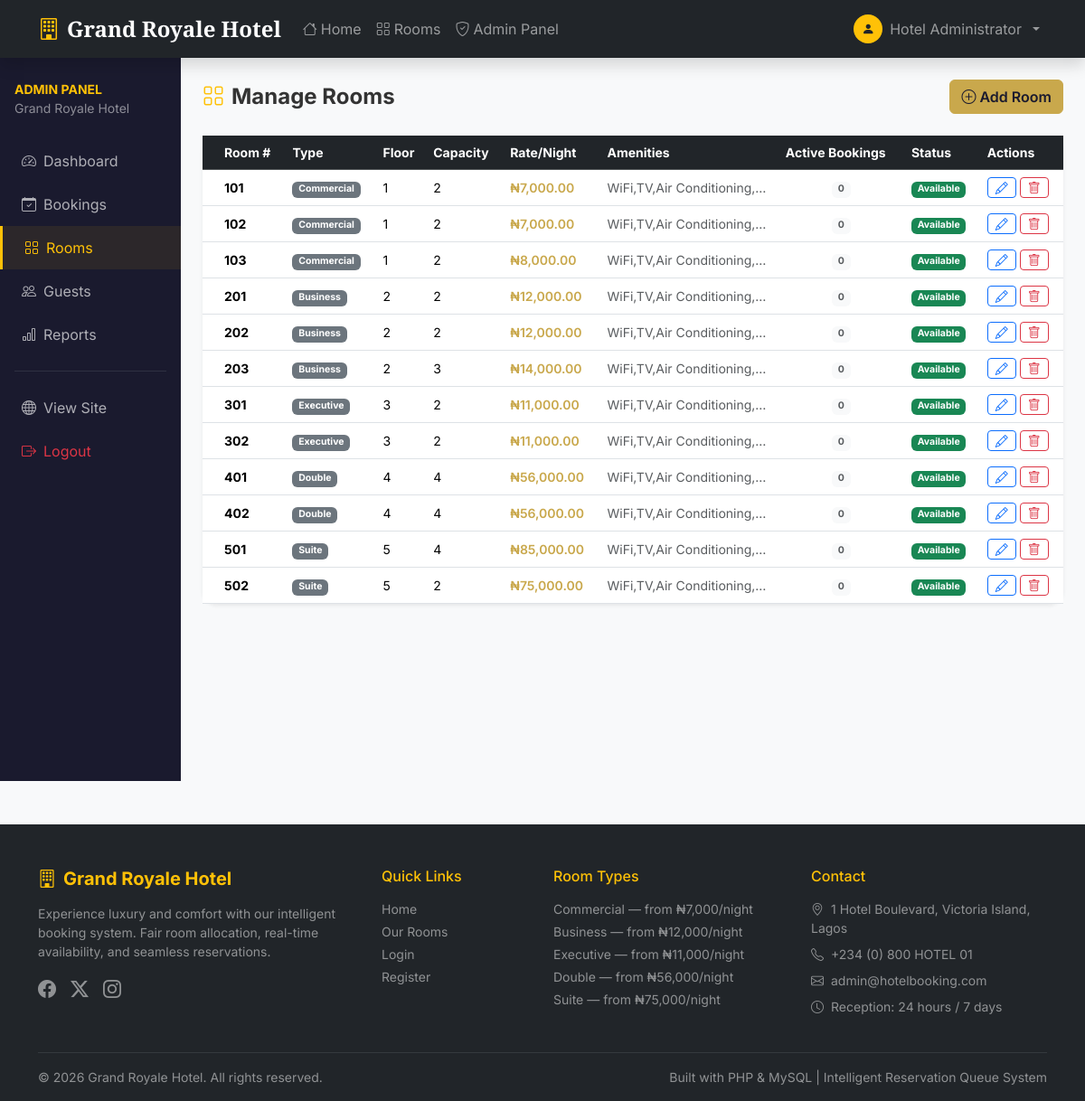
/admin/rooms.php (signed in), run on the app's committed database.
### tables this page shows
CREATE TABLE IF NOT EXISTS rooms (
    id INT AUTO_INCREMENT PRIMARY KEY,
    room_number VARCHAR(10) NOT NULL UNIQUE,
    room_type ENUM('Commercial','Business','Executive','Double','Suite') NOT NULL,
    floor INT DEFAULT 1,
    capacity INT DEFAULT 2,
    rate DECIMAL(10,2) NOT NULL,
    description TEXT,
    amenities TEXT,
    status ENUM('available','occupied','reserved','maintenance') DEFAULT 'available',
    image VARCHAR(255) DEFAULT 'default-room.jpg',
    created_at TIMESTAMP DEFAULT CURRENT_TIMESTAMP,
    updated_at TIMESTAMP DEFAULT CURRENT_TIMESTAMP ON UPDATE CURRENT_TIMESTAMP
);

### includes/config.php (called while the page is built, shortened)
<?php
function formatCurrency(float $amount): string {
    return '₦' . number_format($amount, 2);
}

### admin/rooms.php (the view, shortened to what this page needs)
<?php
require_once '../includes/config.php';
require_once '../includes/functions.php';
$rooms = $conn->query(
    'SELECT r.*, (SELECT COUNT(*) FROM bookings b WHERE b.room_id=r.id AND b.status NOT IN ("cancelled","checked_out")) as active_bookings
     FROM rooms r ORDER BY r.room_type, r.room_number'
)->fetch_all(MYSQLI_ASSOC);
include '../includes/header.php';
?>
<div class="container-fluid px-0">
  <div class="row g-0">
    <?php include 'partials/sidebar.php'; ?>
    <div class="col-lg-10 py-4 px-4">
      <div class="d-flex justify-content-between align-items-center mb-4">
        <h4 class="fw-bold mb-0"><i class="bi bi-grid me-2 text-warning"></i>Manage Rooms</h4>
        <button class="btn btn-book fw-semibold" data-bs-toggle="modal" data-bs-target="#roomModal">
          <i class="bi bi-plus-circle me-1"></i>Add Room
        </button>
      </div>
      <div class="card border-0 shadow-sm rounded-4">
        <div class="card-body p-0">
          <div class="table-responsive">
            <table class="table table-hover mb-0 align-middle small">
              <thead class="table-dark">
                <tr>
                  <th class="ps-4">Room #</th>
                  <th>Type</th>
                  <th>Floor</th>
                  <th>Capacity</th>
                  <th>Rate/Night</th>
                  <th>Amenities</th>
                  <th>Active Bookings</th>
                  <th>Status</th>
                  <th>Actions</th>
                </tr>
              </thead>
              <tbody>
                <?php foreach ($rooms as $r): ?>
                <tr>
                  <td class="ps-4 fw-bold"><?= $r['room_number'] ?></td>
                  <td><span class="badge bg-secondary"><?= $r['room_type'] ?></span></td>
                  <td><?= $r['floor'] ?></td>
                  <td><?= $r['capacity'] ?></td>
                  <td class="text-gold fw-semibold"><?= formatCurrency($r['rate']) ?></td>
                  <td class="text-muted" style="max-width:180px;overflow:hidden;white-space:nowrap;text-overflow:ellipsis"><?= $r['amenities'] ?></td>
                  <td class="text-center">
                    <span class="badge bg-<?= $r['active_bookings'] > 0 ? 'warning text-dark' : 'light text-muted' ?>">
                      <?= $r['active_bookings'] ?>
                    </span>
                  </td>
                  <td><?= getStatusBadge($r['status']) ?></td>
                  <td>
                    <div class="d-flex gap-1">
                      <button class="btn btn-sm btn-outline-primary py-0 px-2"
                              onclick="editRoom(<?= htmlspecialchars(json_encode($r), ENT_QUOTES) ?>)"
                              data-bs-toggle="modal" data-bs-target="#roomModal">
                        <i class="bi bi-pencil"></i>
                      </button>
                      <?php if ($r['active_bookings'] == 0): ?>
                      <a href="?action=delete&id=<?= $r['id'] ?>" class="btn btn-sm btn-outline-danger py-0 px-2"
                         data-confirm="Delete room <?= $r['room_number'] ?>? This cannot be undone.">
                        <i class="bi bi-trash"></i>
                      </a>
                      <?php endif; ?>
                    </div>
                  </td>
                </tr>
                <?php endforeach; ?>
              </tbody>
            </table>
          </div>
        </div>
      </div>
    </div>
  </div>
</div>
<?php include '../includes/footer.php'; ?>

### includes/functions.php (shortened to what this page needs)
<?php
require_once __DIR__ . '/config.php';
function getStatusBadge(string $status): string {
    $map = [
        'pending'     => 'warning',
        'confirmed'   => 'success',
        'checked_in'  => 'primary',
        'checked_out' => 'secondary',
        'cancelled'   => 'danger',
        'available'   => 'success',
        'occupied'    => 'danger',
        'reserved'    => 'warning',
        'maintenance' => 'secondary',
        'paid'        => 'success',
        'unpaid'      => 'danger',
        'refunded'    => 'info',
    ];
    $class = $map[$status] ?? 'secondary';
    return "<span class=\"badge bg-{$class}\">" . ucfirst(str_replace('_', ' ', $status)) . "</span>";
}

### css/style.css (style rules this page uses)
:root { --gold: #c9a84c; --dark: #1a1a2e; --card-shadow: 0 4px 24px rgba(0,0,0,.08); }
body { font-family: 'Inter', sans-serif; background: #f8f9fa; color: #333; }
.btn-book { background: #c9a84c; border-color: #c9a84c; color: #1a1a2e; font-weight: 600; }
.text-gold { color: #c9a84c !important; }

### data on the page
rooms: room_number "101", room_type "Commercial", floor "1", capacity "2", rate "₦7,000.00", amenities "WiFi,TV,Air Conditioning,…", active_bookings "0", status "Available"
rooms: room_number "102", room_type "Commercial", floor "1", capacity "2", rate "₦7,000.00", amenities "WiFi,TV,Air Conditioning,…", active_bookings "0", status "Available"
rooms: room_number "103", room_type "Commercial", floor "1", capacity "2", rate "₦8,000.00", amenities "WiFi,TV,Air Conditioning,…", active_bookings "0", status "Available"
rooms: room_number "201", room_type "Business", floor "2", capacity "2", rate "₦12,000.00", amenities "WiFi,TV,Air Conditioning,…", active_bookings "0", status "Available"
rooms: room_number "202", room_type "Business", floor "2", capacity "2", rate "₦12,000.00", amenities "WiFi,TV,Air Conditioning,…", active_bookings "0", status "Available"
rooms: room_number "203", room_type "Business", floor "2", capacity "3", rate "₦14,000.00", amenities "WiFi,TV,Air Conditioning,…", active_bookings "0", status "Available"
rooms: room_number "301", room_type "Executive", floor "3", capacity "2", rate "₦11,000.00", amenities "WiFi,TV,Air Conditioning,…", active_bookings "0", status "Available"
rooms: room_number "302", room_type "Executive", floor "3", capacity "2", rate "₦11,000.00", amenities "WiFi,TV,Air Conditioning,…", active_bookings "0", status "Available"
rooms: room_number "401", room_type "Double", floor "4", capacity "4", rate "₦56,000.00", amenities "WiFi,TV,Air Conditioning,…", active_bookings "0", status "Available"
rooms: room_number "402", room_type "Double", floor "4", capacity "4", rate "₦56,000.00", amenities "WiFi,TV,Air Conditioning,…", active_bookings "0", status "Available"
rooms: room_number "501", room_type "Suite", floor "5", capacity "4", rate "₦85,000.00", amenities "WiFi,TV,Air Conditioning,…", active_bookings "0", status "Available"
rooms: room_number "502", room_type "Suite", floor "5", capacity "2", rate "₦75,000.00", amenities "WiFi,TV,Air Conditioning,…", active_bookings "0", status "Available"

### other printed values
SITE_NAME "Grand Royale Hotel"
$_SESSION['full_name'] "Hotel Administrator"
$label "Dashboard"
$label "Bookings"
$label "Rooms"
$label "Guests"
$label "Reports"
ADMIN_EMAIL "admin@hotelbooking.com"
